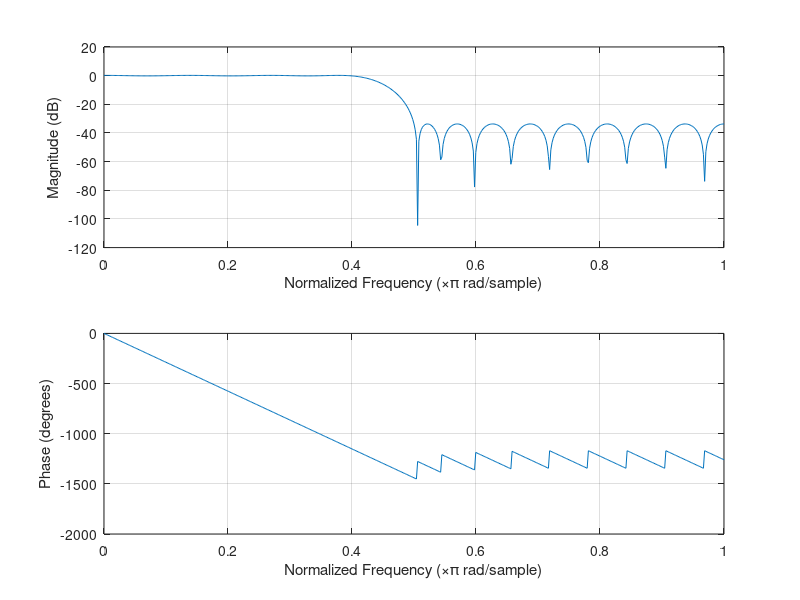

Write MATLAB code to recreate this figure.
%Ilustração do uso da função firpm que executa o algoritmo de Parks-McClellan para encontrar coeficientes de filtro FIR.
%coeficientes para filtro passa-faixa:
% f = [0 0.4 0.44 0.56 0.6 1];
% a = [0 0 1 1 0 0];
%coeficientes para filtro passa-baixas:
f = [0 0.4 0.5 1];
m = [1 1 0 0];
coef = firpm(32,f,m);
freqz(coef);